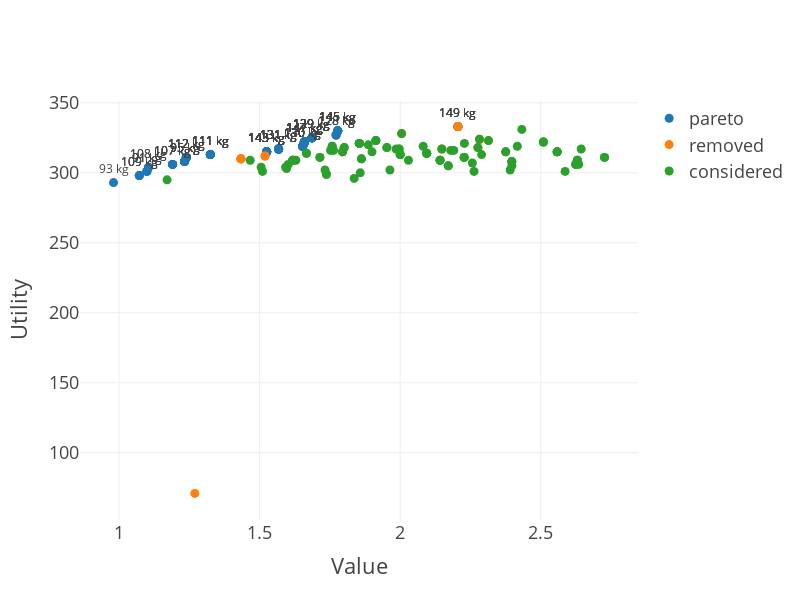

The cell this chart's notebook holds for it:
### Markdown cell above
## Display the output

### Code cell
fig = go.Figure()


c = pd.DataFrame(P)
x, y = list(zip(*c['cost']))
fig.add_trace(go.Scatter(x=x, y=y, mode='markers+text', name='pareto', 
    hovertemplate ='items: [%{hovertext}]', hovertext=c['solution'],
    text=c['weight'], texttemplate = "%{text} kg", textposition="top center", textfont = {'size': 12}))

c = pd.DataFrame(R)
x, y = list(zip(*c['cost']))
fig.add_trace(go.Scatter(x=x, y=y, mode='markers', name='removed',
    hovertemplate ='items: [%{hovertext}]', hovertext=c['solution'],))

c = pd.DataFrame(Q)
x, y = list(zip(*c['cost']))
fig.add_trace(go.Scatter(x=x, y=y, mode='markers', name='considered',
    hovertemplate ='items: [%{hovertext}]', hovertext=c['solution'],))

fig.update_layout(template="presentation", xaxis_title="Value", yaxis_title="Utility", width=800, height=600)
fig.show()
